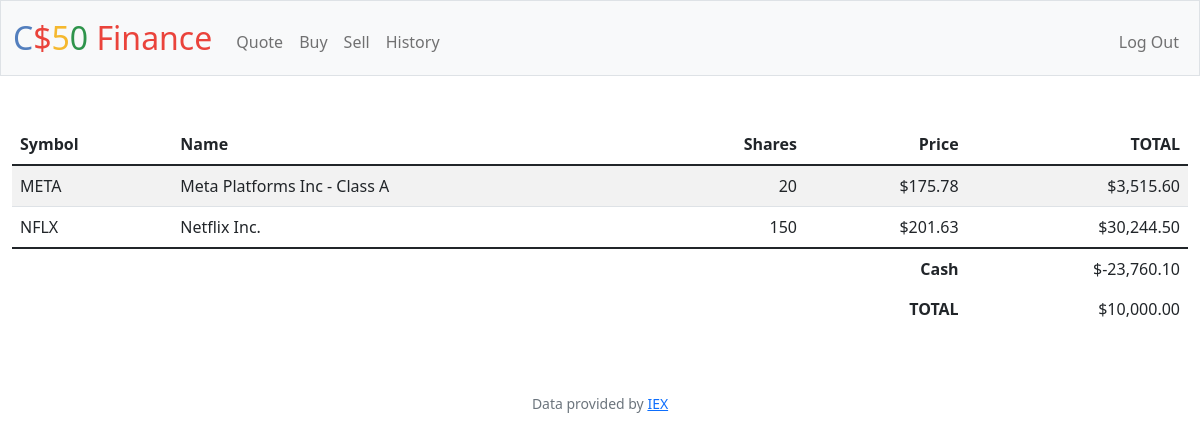
/ (signed in), run on the app's committed database.
### tables this page shows
CREATE TABLE transactions(
    id           INTEGER PRIMARY KEY AUTOINCREMENT NOT NULL,
    users_id    INTEGER NOT NULL,
    symbol  TEXT NOT NULL,
    name  TEXT NOT NULL,
    price  NUMERIC NOT NULL,
    quantity  INTEGER NOT NULL,
    cash  NUMERIC NOT NULL,
    time TEXT NOT NULL,
    FOREIGN KEY(users_id) REFERENCES users(id)
);

### app.py (the view)
@app.route("/")
@login_required
def index():
    hist = db.execute(
        "SELECT symbol, name, SUM(quantity) as quantity, price, cash FROM transactions WHERE users_id = ? GROUP BY name ORDER BY time ASC", session["user_id"])
    print(hist)
    return render_template("index.html", res=hist)

### app.py (called while the page is built)
@app.after_request
def after_request(response):
    response.headers["Cache-Control"] = "no-cache, no-store, must-revalidate"
    response.headers["Expires"] = 0
    response.headers["Pragma"] = "no-cache"
    return response

### helpers.py (called while the page is built)
def login_required(f):
    @wraps(f)
    def decorated_function(*args, **kwargs):
        if session.get("user_id") is None:
            return redirect("/login")
        return f(*args, **kwargs)
    return decorated_function

def usd(value):
    return f"${value:,.2f}"

### templates/index.html (shortened to what this page needs)
{% extends "layout.html" %}
{% block main %}
{% set ns = namespace() %}
{% set ns.last_cash = 0 %}
<table class="table table-striped">
    <thead>
        <tr>
            <th class="text-start">Symbol</th>
            <th class="text-start">Name</th>
            <th class="text-end">Shares</th>
            <th class="text-end">Price</th>
            <th class="text-end">TOTAL</th>
        </tr>
    </thead>
   <tbody>
    {% for dict_res in res -%}
    {% set total = dict_res['quantity'] * dict_res['price'] %}
    {% set ns.last_cash = ns.last_cash + total %}
            <tr>
                <td class="text-start">{{dict_res['symbol']}}</td>
                <td class="text-start">{{dict_res['name']}}</td>
                <td class="text-end">{{dict_res['quantity']}}</td>
                <td class="text-end">{{dict_res['price'] | usd}}</td>
                <td class="text-end">{{total | usd}}</td>
            </tr>
    {% endfor %}
    </tbody>
    <tfoot>
        <tr>
            <td class="border-0 fw-bold text-end" colspan="4">Cash</td>
            <td class="border-0 text-end">{{(10000 - ns.last_cash) | usd}}</td>
        </tr>
        <tr>
            <td class="border-0 fw-bold text-end" colspan="4">TOTAL</td>
            <td class="border-0 w-bold text-end">$10,000.00</td>
        </tr>
    </tfoot>
</table>
{% endblock %}

### data on the page
transactions: symbol "META", name "Meta Platforms Inc - Class A", quantity "20", price "$175.78", total "$3,515.60"

### other printed values
{{ dict_res['symbol'] }} "NFLX"
{{ dict_res['name'] }} "Netflix Inc."
{{ dict_res['quantity'] }} "150"
{{ dict_res['price'] | usd }} "$201.63"
{{ total | usd }} "$30,244.50"
{{ (10000 - ns.last_cash) | usd }} "$-23,760.10"
